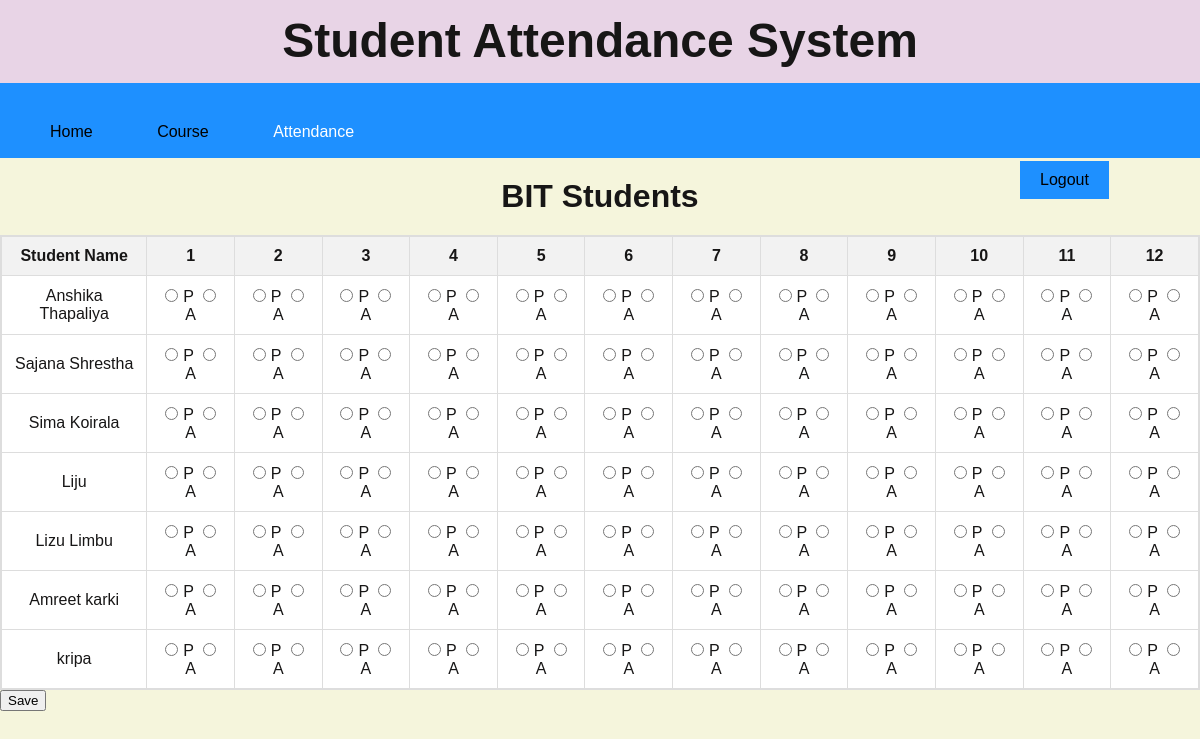
The app's page /year1bit/ with its own data.
### app/models.py (models this page shows, shortened)
class Register_User(models.Model):
    student_id = models.IntegerField()
    name = models.CharField(max_length=100)
    address = models.CharField(max_length=100)
    gender = models.CharField(max_length=10)
    contact_no = models.CharField(max_length=20)
    course = models.CharField(max_length=100)
    date_of_birth = models.DateField()
    email = models.EmailField()
    year = models.IntegerField()

### app/views.py (the view)
# urls.py: path('year1bit/', display_bit_students, name='display_bit_students'),
def display_bit_students(request):
    bit_students = Register_User.objects.filter(course='BIT')
    context = {'students': bit_students, 'course_name': 'BIT'}
    return render(request, 'year1bit.html', context)

### app/templates/year1bit.html (shortened to what this page needs)
<!DOCTYPE html>
<html lang="en">
<head>
    {% load static %}
  <link rel="stylesheet" href="{% static '/year1bit.css/'%}">
</head>
<body>
        <div>
            <h1 id="h1">Student Attendance System</h1>
        </div>
        <div class="container">
        <div>
        <a href="/home"><button class="b3">Home</button></a>
        <a href="/course"><button class="b3">Course</button></a>
        <button class="b33">Attendance</button></a>
        <button class="b4">Logout</button>
        </div>
        </div>
        <form method="POST">
      <h1>BIT Students</h1>
      <table style="width: 100%;
      border-collapse: collapse;
      border: 2px solid #ddd;
      background-color: #fff;">
          <thead>
              <tr>
                  <th>Student Name</th>
                  <th>1</th>
                  <th>2</th>
                  <th>3</th>
                  <th>4</th>
                  <th>5</th>
                  <th>6</th>
                  <th>7</th>
                  <th>8</th>
                  <th>9</th>
                  <th>10</th>
                  <th>11</th>
                  <th>12</th>
              </tr>
          </thead>
          <tbody>
              {% for student in students %}
                  <tr>
                      <td>{{ student.name }}</td>
                      <td>
                          <input type="radio" name="{{ student.id }}_attendance" value="P">P
                          <input type="radio" name="{{ student.id }}_attendance" value="A">A
                      </td>
                      <td>
                          <input type="radio" name="{{ student.id }}_attendance" value="P">P
                          <input type="radio" name="{{ student.id }}_attendance" value="A">A
                      </td>
                      <td>
                          <input type="radio" name="{{ student.id }}_attendance" value="P">P
                          <input type="radio" name="{{ student.id }}_attendance" value="A">A
                      </td>
                      <td>
                          <input type="radio" name="{{ student.id }}_attendance" value="P">P
                          <input type="radio" name="{{ student.id }}_attendance" value="A">A
                      </td>
                      <td>
                          <input type="radio" name="{{ student.id }}_attendance" value="P">P
                          <input type="radio" name="{{ student.id }}_attendance" value="A">A
                      </td>
                      <td>
                          <input type="radio" name="{{ student.id }}_attendance" value="P">P
                          <input type="radio" name="{{ student.id }}_attendance" value="A">A
                      </td>
                      <td>
                          <input type="radio" name="{{ student.id }}_attendance" value="P">P
                          <input type="radio" name="{{ student.id }}_attendance" value="A">A
                      </td>
                      <td>
                          <input type="radio" name="{{ student.id }}_attendance" value="P">P
                          <input type="radio" name="{{ student.id }}_attendance" value="A">A
                      </td>
                      <td>
                          <input type="radio" name="{{ student.id }}_attendance" value="P">P
                          <input type="radio" name="{{ student.id }}_attendance" value="A">A
                      </td>
                      <td>
                          <input type="radio" name="{{ student.id }}_attendance" value="P">P
                          <input type="radio" name="{{ student.id }}_attendance" value="A">A
                      </td>
                      <td>
                          <input type="radio" name="{{ student.id }}_attendance" value="P">P
                          <input type="radio" name="{{ student.id }}_attendance" value="A">A
                      </td>
                      <td>
                          <input type="radio" name="{{ student.id }}_attendance" value="P">P
                          <input type="radio" name="{{ student.id }}_attendance" value="A">A
                      </td>
                  </tr>
              {% endfor %}
          </tbody>
      </table>
      <div>
        <button onclick="showMessage()">Save</button>
      </div>
      </form>
</body>
</html>

### app/static/year1bit.css (style rules this page uses)
body { margin: 0; padding: 0; background-color:beige; color: #171616; font-family: Arial, sans-serif; }
#h1 { margin-top: -7px; padding-top: 20px; background-color:rgb(232, 212, 230); text-align: center; font-size: 3em; height: 100px; width: 1030; }
.container { background-color: #1e90ff; display: flex; flex-direction: column; padding: 20px; margin-top: -50px; height: 35px; }
.b33 { color:black; background-color: #1e90ff; border: none; color: white; padding: 10px 20px; text-align: center; font-size: 16px; margin: 10px; cursor: pointer; }
.b3 { background-color: #1e90ff; border: none; color:black; padding: 10px 20px; text-align: center; font-size: 16px; margin: 10px; cursor: pointer; }
.b4 { background-color: #1e90ff; border: none; color: black; padding: 10px 20px; text-align: center; display: inline-block; font-size: 16px; margin-left: 1000px; cursor: pointer; }
h1 { text-align: center; margin-top: 20px; margin-bottom: 20px; }
th, td { border: 1px solid #ddd; padding: 10px; text-align: center; }
th { background-color: #f2f2f2; }
input[type="radio"] { margin-right: 5px; margin-left: 5px; cursor: pointer; }

### records on screen
Register_User: name "Anshika Thapaliya"
Register_User: name "Sajana Shrestha"
Register_User: name "Sima Koirala"
Register_User: name "Liju"
Register_User: name "Lizu Limbu"
Register_User: name "Amreet karki"
Register_User: name "kripa"
